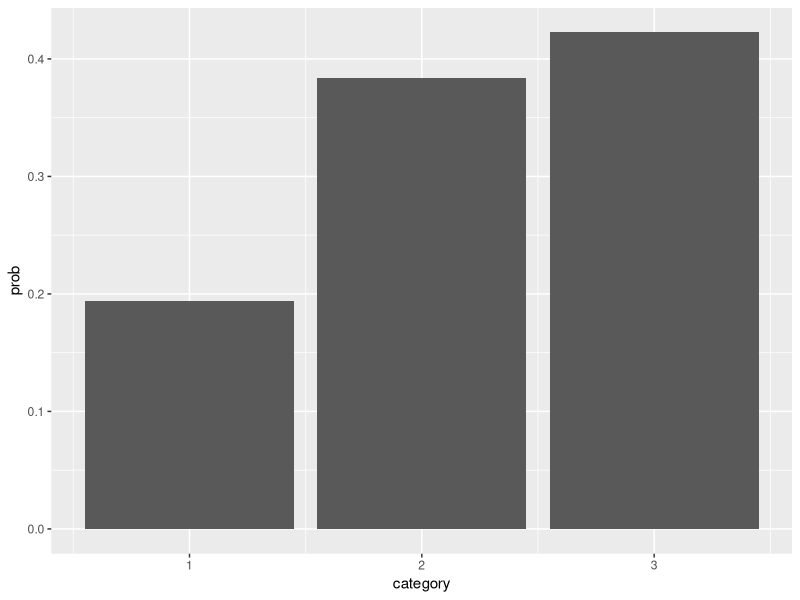
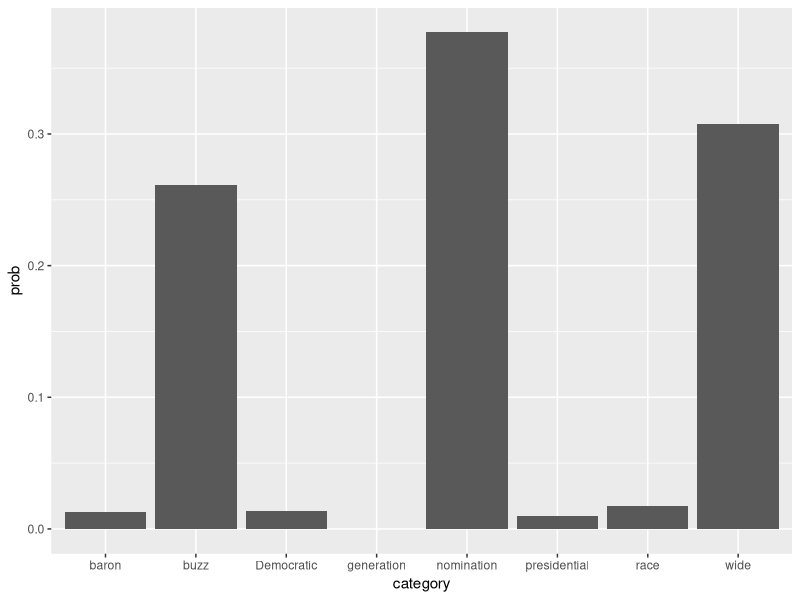

R code for these plots, in order:
## The multinomial distribution

p <- c(0.3, 0.1, 0.2, 0.4)
n <- 5
rmultinom(n = 1, size = n, prob = p)


## The Dirichlet distribution
# install.packages("MCMCpack")
library(MCMCpack)
library(ggplot2)

alpha <- 1 * c(3,5,2)
prob <- rdirichlet(1, alpha)
prob
ggplot(data = data.frame(prob=t(prob), category = 1:ncol(prob)), 
       aes(x = category, y = prob)) + geom_bar(stat = "identity")




## The Multinomial-Dirichlet distribution
# install.packages("MCMCpack")
library(MCMCpack)
library(ggplot2)

alpha <- 1 * c(1,1,1)
prob <- rdirichlet(1, alpha)
prob
rmultinom(n = 1, size = 1, prob = prob)



# The LDA model
vocabulary <- c("generation", "race", "Democratic", "nomination", "wide", "presidential", "buzz", "baron")
V <- length(vocabulary)
K <- 3
n_d <- c(13, 19, 5, 9)
D <- length(n_d)


Phi <- matrix(nrow = K, ncol = V)
colnames(Phi) <- vocabulary

beta <- rep(0.2, V)

# Step 1: Generate topics
for (k in 1:K){
  Phi[k,] <- rdirichlet(n = 1, alpha = beta)
}

# Lets look at the topics
k <- 3
ggplot(data = data.frame(prob=Phi[k,], category = colnames(Phi)), aes(x = category, y = prob)) + geom_bar(stat = "identity")


Theta <- matrix(nrow = D, ncol = K)
w <- list()
z <- list()

alpha <- rep(0.2, K)

# Step 2: Generate a document 
for (d in 1:D){
  w[[d]] <- character(n_d[d]); z[[d]] <- integer(n_d[d])
  Theta[d,] <- rdirichlet(n = 1, alpha = alpha)
  for(i in 1:n_d[d]){
    z[[d]][i] <- sample(x = 1:K, size = 1, prob = Theta[d,])
    w[[d]][i] <- sample(x = vocabulary, size = 1, prob = Phi[z[[d]][[i]],])
  }
}
